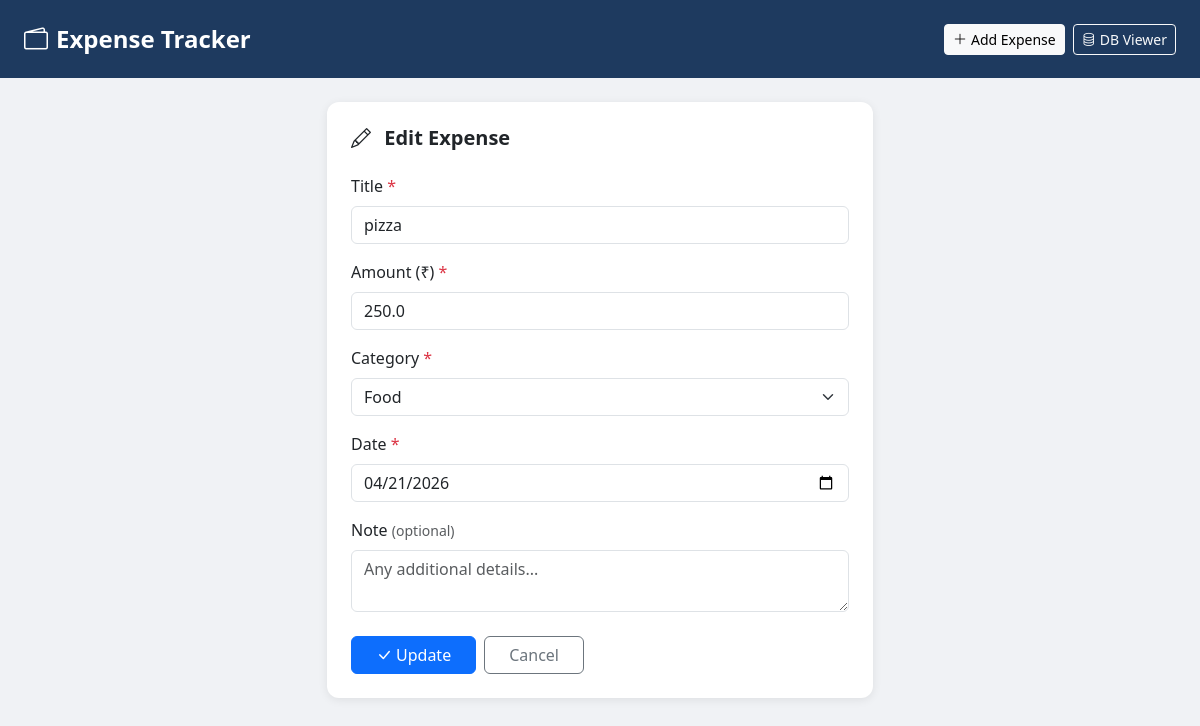
Page /edit/2 on the committed database.
### tables this page shows
CREATE TABLE expenses (
                id INTEGER PRIMARY KEY AUTOINCREMENT,
                title TEXT NOT NULL,
                amount REAL NOT NULL,
                category TEXT NOT NULL,
                date TEXT NOT NULL,
                note TEXT
            );

### app.py (the view, shortened to what this page needs)
@app.route("/edit/<int:id>", methods=["GET", "POST"])
def edit(id):
    with get_db() as conn:
        expense = conn.execute("SELECT * FROM expenses WHERE id=?", (id,)).fetchone()
    if not expense:
        flash("Expense not found.", "danger")
        return redirect(url_for("index"))
    return render_template("form.html", expense=expense, today=datetime.today().strftime("%Y-%m-%d"))

### app.py (called while the page is built)
def get_db():
    conn = sqlite3.connect(DB)
    conn.row_factory = sqlite3.Row
    return conn

### templates/form.html (shortened to what this page needs)
{% extends "base.html" %}
{% block content %}
<div class="row justify-content-center">
  <div class="col-md-6">
    <div class="card p-4">
      <h5 class="fw-bold mb-4">
        <i class="bi bi-{{ 'pencil' if expense else 'plus-circle' }} me-2"></i>
        {{ "Edit Expense" if expense else "Add New Expense" }}
      </h5>
      <form method="post">
        <div class="mb-3">
          <label class="form-label">Title <span class="text-danger">*</span></label>
          <input type="text" name="title" class="form-control"
                 value="{{ expense.title if expense else '' }}" placeholder="e.g. Grocery shopping" required>
        </div>
        <div class="mb-3">
          <label class="form-label">Amount (₹) <span class="text-danger">*</span></label>
          <input type="number" name="amount" class="form-control" step="0.01" min="0"
                 value="{{ expense.amount if expense else '' }}" placeholder="0.00" required>
        </div>
        <div class="mb-3">
          <label class="form-label">Category <span class="text-danger">*</span></label>
          <select name="category" class="form-select" required>
            {% for cat in ["Food", "Transport", "Health", "Shopping", "Bills", "Entertainment", "Education", "Other"] %}
              <option value="{{ cat }}" {% if expense and expense.category == cat %}selected{% endif %}>{{ cat }}</option>
            {% endfor %}
          </select>
        </div>
        <div class="mb-3">
          <label class="form-label">Date <span class="text-danger">*</span></label>
          <input type="date" name="date" class="form-control"
                 value="{{ expense.date if expense else today }}" required>
        </div>
        <div class="mb-4">
          <label class="form-label">Note <span class="text-muted small">(optional)</span></label>
          <textarea name="note" class="form-control" rows="2"
                    placeholder="Any additional details...">{{ expense.note if expense else '' }}</textarea>
        </div>
        <div class="d-flex gap-2">
          <button type="submit" class="btn btn-primary px-4">
            <i class="bi bi-check-lg me-1"></i>{{ "Update" if expense else "Save" }}
          </button>
          <a href="/" class="btn btn-outline-secondary px-4">Cancel</a>
        </div>
      </form>
    </div>
  </div>
</div>
{% endblock %}

### templates/base.html (style rules this page uses)
body { background: #f0f2f5; }
.card { border: none; border-radius: 12px; box-shadow: 0 2px 10px rgba(0,0,0,0.08); }

### rows in the picture
expenses: title "pizza", amount "250.0", category "Food", date "04/21/2026"

### other values in the picture
{{ "Edit Expense" if expense else "Add New Expense" }} "Edit Expense"
{{ "Update" if expense else "Save" }} "Update"
